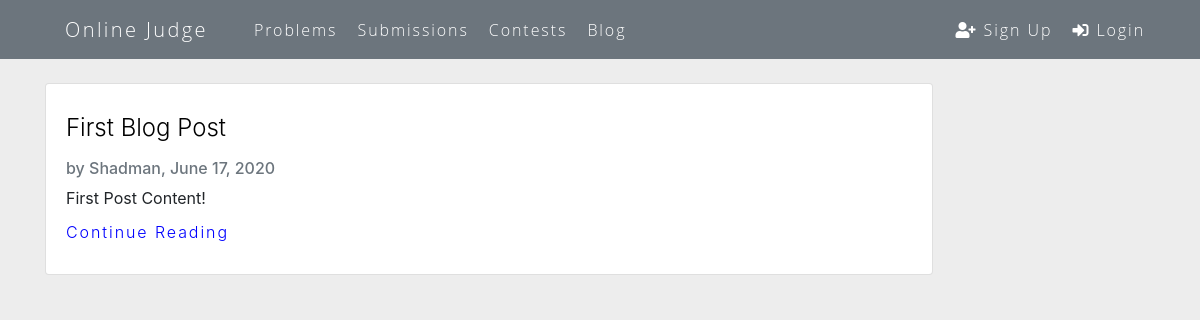
/blog/, run on an earlier commit of the app's database.
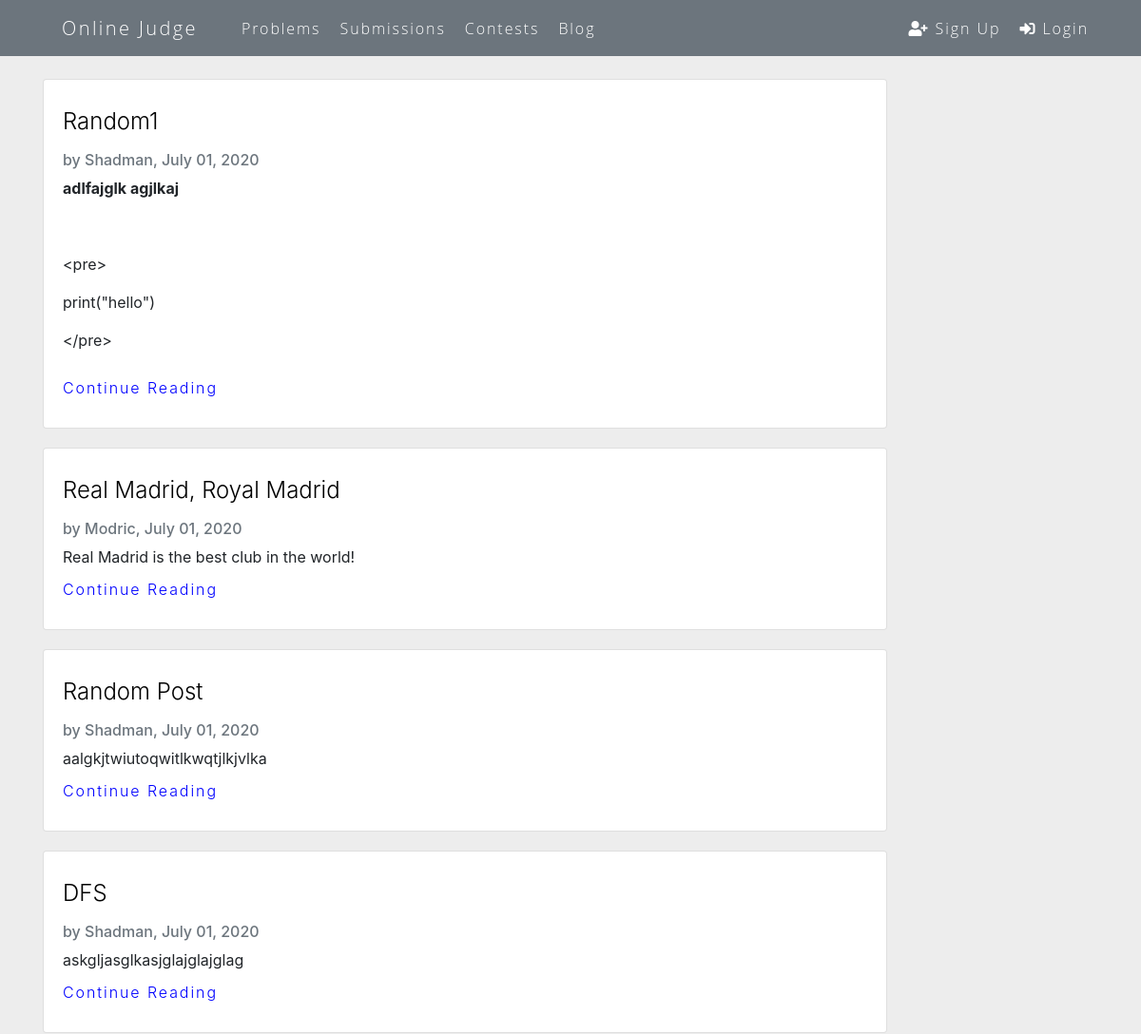
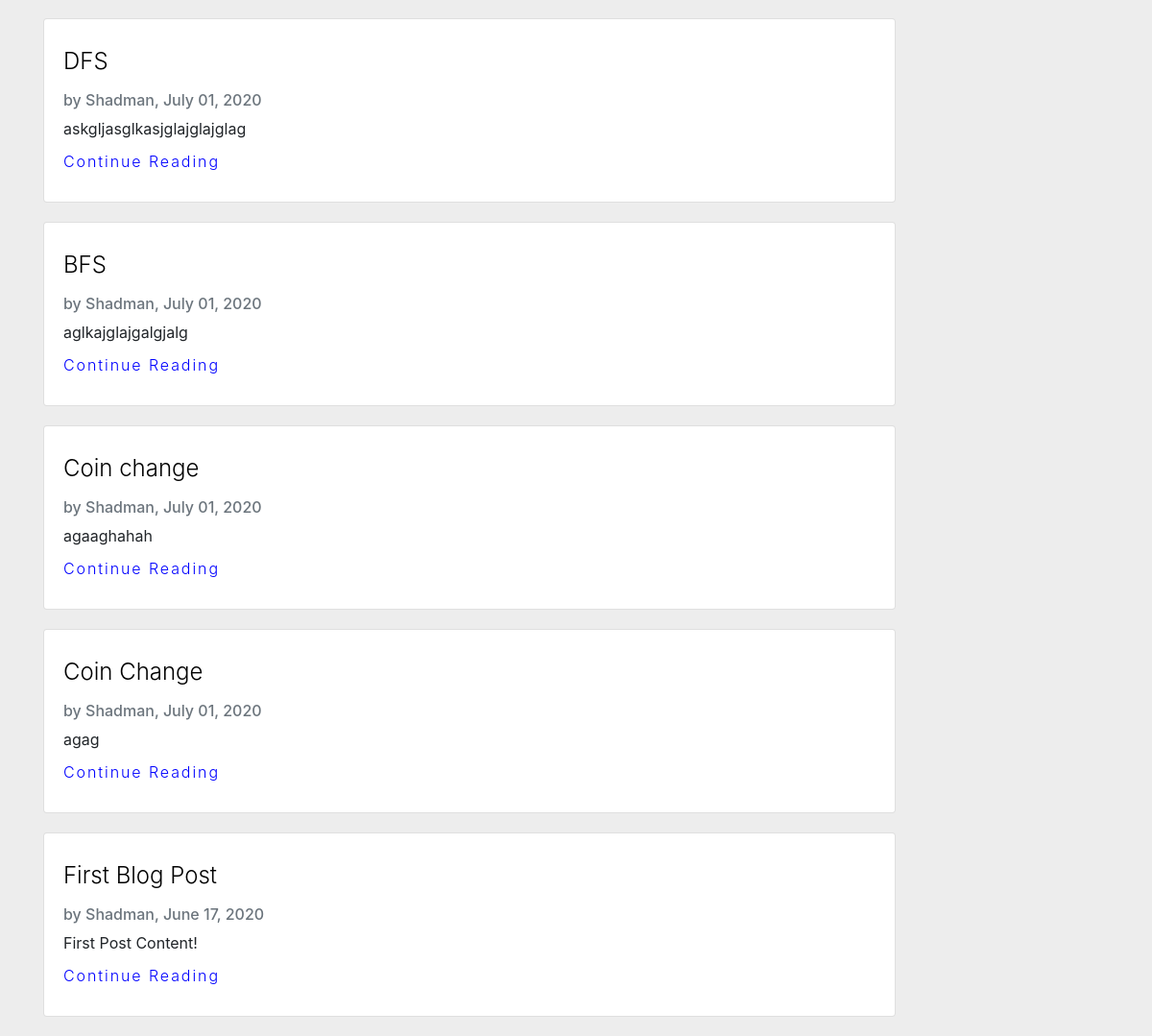
And on a later commit of the database (2 pictures, top to bottom).
### blog/models.py (models this page shows, shortened)
class Post(models.Model):
	title = models.CharField(max_length=150)
	content = RichTextField(blank=True, null=True)
	date_posted = models.DateTimeField(default=timezone.now)
	author = models.ForeignKey(User, on_delete=models.CASCADE)

### blog/views.py (the view)
# urls.py: path('', PostListView.as_view(), name='blog-home'),
class PostListView(ListView):
	model = Post
	template_name = 'blog/home.html'
	context_object_name = 'posts'
	ordering = ['-date_posted']

### blog/templates/blog/home.html (shortened to what this page needs)
{% extends "base.html" %}
{% block content %}
	<div class="container">
		{% for post in posts %}
			<div class="card" style="width: 80%;">
			  <div class="card-body">
			    <h4 class="card-title"> <a href="{% url 'post-detail' post.id %}"> {{post.title }} </a></h4>
			    <h6 class="card-subtitle mb-2 text-muted"> by {{ post.author }}, {{ post.date_posted|date:"F d, Y"}}</h6>
			    <p class="card-text">{{ post.content|safe|truncatechars:255 }}</p>
			    <a href="{% url 'post-detail' post.id %}" class="card-link ">Continue Reading</a>
			  </div>
			</div>
		{% endfor %}
	</div>
{% endblock content %}

### accounts/templates/base.html (shortened to what this page needs)
{% load static %}
<!DOCTYPE html>
<html>
<head>
	<link rel="stylesheet" href="https://stackpath.bootstrapcdn.com/bootstrap/4.5.0/css/bootstrap.min.css">
	<link rel="stylesheet" href="https://pro.fontawesome.com/releases/v5.10.0/css/all.css"/>
</head>
<body>
	{% include "accounts/navbar.html" %}
	{% block content %}
	{% endblock content %}
</body>
</html>

### accounts/templates/accounts/navbar.html (shortened to what this page needs)
<nav class="navbar navbar-expand-lg navbar-inverse navbar-dark bg-secondary mb-4">
	<div class="container">
		<a href="/" class="navbar-brand ">Online Judge</a>
		 <div class="collapse navbar-collapse" id="navbarSupportedContent">
		    <ul class="nav navbar-nav mr-auto">
		      <li class="nav-item">
		        <a class="nav-link" href="/">Problems </a>
		      </li>
		      <li class="nav-item">
		        <a class="nav-link" href="#">Submissions</a>
		      </li>
		      <li class="nav-item">
		        <a class="nav-link " href="#">Contests</a>
		      </li>
		      <li class="nav-item">
		        <a class="nav-link " href="{% url 'blog-home' %}">Blog</a>
		      </li>
		    </ul>
		    {% if user.is_authenticated %}
		    	<ul class="nav navbar-nav navbar-right">
			      <li class="nav-item">
			      	<a href="{% url 'accounts:profile' %}" class="nav-link">
			      		Hello, {{request.user}}
			      	</a>
			      </li>
			      <li class="nav-item">
			      	<a href="{% url "accounts:logout" %}" class="nav-link">
			      		Logout
			      		<span class="fas fa-sign-out-alt"></span>
			      	</a>
			      </li>
			    </ul>
		    {% else %}
		    	<ul class="nav navbar-nav navbar-right">
			      <li class="nav-item">
			      	<a href="{% url "accounts:register" %}" class="nav-link"><span class="fas fa-user-plus"></span> Sign Up</a>
			      </li>
			      <li class="nav-item">
			      	<a href="{% url "accounts:login" %}" class="nav-link"><span class="fas fa-sign-in-alt"></span> Login</a>
			      </li>
			    </ul>
		    {% endif %}
		</div>
	</div>
</nav>

### accounts/templates/base.html (style rules this page uses)
body { margin: 0px; padding: 0px; }
a { font-weight: 300; }
.navbar .nav-item a { color: white !important; }

### accounts/templates/accounts/navbar.html (style rules this page uses)
nav { margin: 0; font: bold 16px 'Open Sans', arial, sans-serif; }
ul { margin: auto 0; padding: 0; list-style: none; display: table; text-align: center; }
li { display: table-cell; position: relative; padding: 2.5px 2px; }
a { color: #fff; text-decoration: none; letter-spacing: 0.12em; display: inline-block; padding: 10px 20px; position: relative; }
a:after { background: none repeat scroll 0 0 trasparent; bottom: 0; content: ""; display: block; height: 2px; left: 50%; position: absolute; background: #fff; transition: width 0.3s ease 0s, left 0.3s ease 0s; width: 0; }

### blog/templates/blog/home.html (style rules this page uses)
body { background: #ededed; }
.card { margin-bottom: 20px; }
.card-link { color: blue; margin-left: -20px; }
.card-text { margin-bottom: 0px; }
h4 a { color: black!important; margin-left: -20px; letter-spacing: 0; }

What changed in the data, as far as the page shows it:
added Post: title "Random1", author "Shadman", date_posted "July 01, 2020", content "adlfajglk agjlkaj <pre> print(\"hello\") </pre>"
added Post: title "Real Madrid, Royal Madrid", author "Modric", date_posted "July 01, 2020", content "Real Madrid is the best club in the world!"
added Post: title "Random Post", author "Shadman", date_posted "July 01, 2020", content "aalgkjtwiutoqwitlkwqtjlkjvlka"
added Post: title "DFS", author "Shadman", date_posted "July 01, 2020", content "askgljasglkasjglajglajglag"
added Post: title "DFS", author "Shadman", date_posted "July 01, 2020", content "askgljasglkasjglajglajglag"
added Post: title "BFS", author "Shadman", date_posted "July 01, 2020", content "aglkajglajgalgjalg"
added Post: title "Coin change", author "Shadman", date_posted "July 01, 2020", content "agaaghahah"
added Post: title "Coin Change", author "Shadman", date_posted "July 01, 2020", content "agag"
